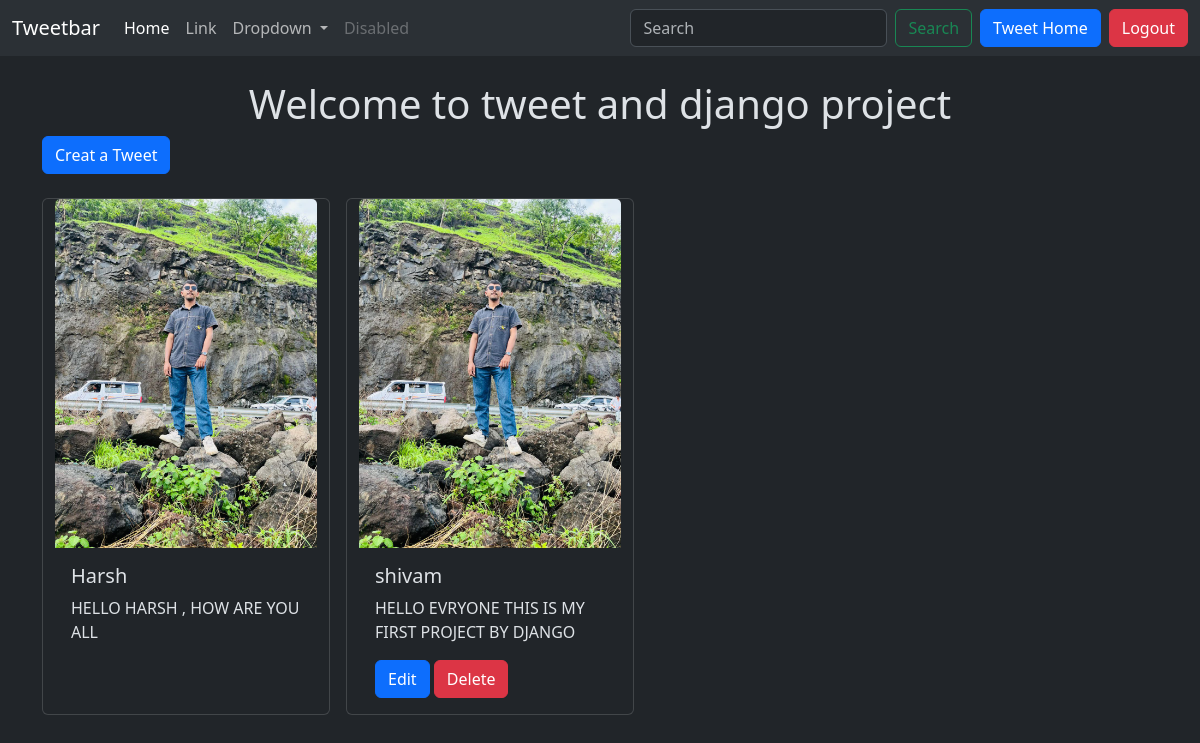
Page /tweet/ (signed in) on the committed database.
### tweet/models.py (models this page shows, shortened)
class Tweet(models.Model):
    user = models.ForeignKey(User, on_delete=models.CASCADE)
    text = models.TextField(max_length=240)
    photo = models.ImageField(upload_to='photos/', blank=True , null= True)
    created_at = models.DateTimeField(auto_now_add=True)
    updated_at = models.DateTimeField(auto_now=True)

### tweet/views.py (the view)
# urls.py: path('', views.tweet_list , name='tweet_list'),
def tweet_list(request):
    tweets = Tweet.objects.all().order_by('-created_at')
    return render(request , 'tweet_list.html', {'tweets' : tweets })

### tweet/templates/tweet_list.html (shortened to what this page needs)
{% extends "layout.html" %}
{% block content %}
<h1 class="text-center mt-4">Welcome to tweet and django project</h1>
<a class="btn btn-primary mb-4" href="{% url 'tweet_creat' %}"> Creat a Tweet</a>
<div class="container row gap-3">
    {% for tweet in tweets %}
    <div class="card" style="width: 18rem;">
  {% if tweet.photo %}
  <img src="{{ tweet.photo.url }}" class="card-img-top" alt="...">
  {% endif %}
  <div class="card-body">
    <h5 class="card-title">{{tweet.user.username}}</h5>
    <p class="card-text">{{tweet.text}}</p>
    {% if tweet.user == user %}
    <a href="{% url 'tweet_edit' tweet.id %}" class="btn btn-primary">Edit</a>
    <a href="{% url 'tweet_delete' tweet.id %}" class="btn btn-danger">Delete</a>
    {% endif %}
  </div>
</div>
{% endfor %}
</div>
{% endblock %}

### rows in the picture
Tweet: photo (picture), user.username "Harsh", text "HELLO HARSH , HOW ARE YOU ALL"
Tweet: photo (picture), user.username "shivam", text "HELLO EVRYONE THIS IS MY FIRST PROJECT BY DJANGO", shows "Edit"
